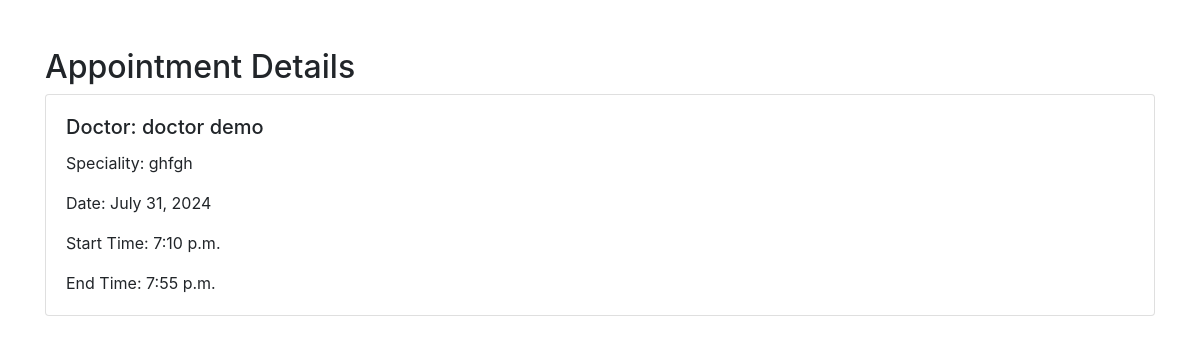
The page /appointment/1/ (signed in) on the database its author committed.
### accounts/models.py (models this page shows, shortened)
class Appointment(models.Model):
    patient = models.ForeignKey(User, related_name='appointments', on_delete=models.CASCADE)
    doctor = models.ForeignKey(User, related_name='doctor_appointments', on_delete=models.CASCADE)
    speciality = models.CharField(max_length=100)
    date = models.DateField()
    start_time = models.TimeField()
    end_time = models.TimeField()

class User(AbstractUser):
    is_patient = models.BooleanField(default=False)
    is_doctor = models.BooleanField(default=False)
    address = models.TextField(blank=True, null=True)
    profile_picture = models.ImageField(upload_to='profile_pics/', blank=True, null=True)
    groups = models.ManyToManyField(
        Group,
        related_name='custom_user_set',  # Unique related name for custom User model
        blank=True,
        help_text='The groups this user belongs to.',
        related_query_name='user'
    )
    user_permissions = models.ManyToManyField(
        Permission,
        related_name='custom_user_set',  # Unique related name for custom User model
        blank=True,
        help_text='Specific permissions for this user.',
        related_query_name='user'
    )

### accounts/views.py (the view)
# urls.py: path('appointment/<int:appointment_id>/', appointment_detail, name='appointment_detail'),
@login_required
def appointment_detail(request, appointment_id):
    appointment = get_object_or_404(Appointment, id=appointment_id)
    if request.user != appointment.patient and request.user != appointment.doctor:
        return HttpResponseForbidden("You are not authorized to view this page.")
    return render(request, 'appointment_detail.html', {'appointment': appointment})

### templates/appointment_detail.html (shortened to what this page needs)
<!DOCTYPE html>
<html lang="en">
<head>
    <link href="https://maxcdn.bootstrapcdn.com/bootstrap/4.5.2/css/bootstrap.min.css" rel="stylesheet">
</head>
<body>
    <div class="container mt-5">
        <h2>Appointment Details</h2>
        <div class="card">
            <div class="card-body">
                <h5 class="card-title">Doctor: {{ appointment.doctor.get_full_name }}</h5>
                <p class="card-text">Speciality: {{ appointment.speciality }}</p>
                <p class="card-text">Date: {{ appointment.date }}</p>
                <p class="card-text">Start Time: {{ appointment.start_time }}</p>
                <p class="card-text">End Time: {{ appointment.end_time }}</p>
            </div>
        </div>
    </div>
</body>
</html>

### rows shown on the page
Appointment: doctor.get_full_name "doctor demo", speciality "ghfgh", date "July 31, 2024", start_time "7:10 p.m.", end_time "7:55 p.m."
